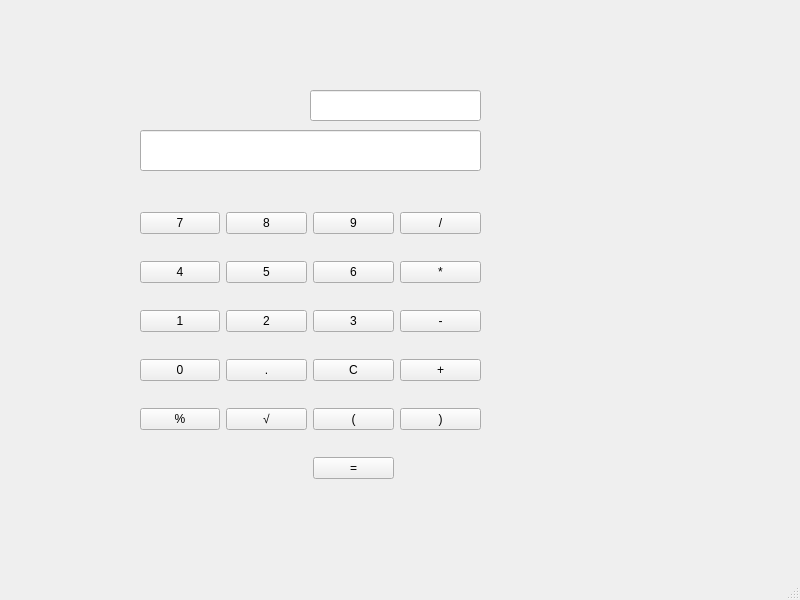
<?xml version="1.0" encoding="UTF-8"?>
<ui version="4.0">
 <class>MainWindow</class>
 <widget class="QMainWindow" name="MainWindow">
  <property name="geometry">
   <rect>
    <x>0</x>
    <y>0</y>
    <width>800</width>
    <height>600</height>
   </rect>
  </property>
  <property name="windowTitle">
   <string>MainWindow</string>
  </property>
  <widget class="QWidget" name="centralwidget">
   <widget class="QLineEdit" name="displayLineEdit">
    <property name="geometry">
     <rect>
      <x>140</x>
      <y>130</y>
      <width>341</width>
      <height>41</height>
     </rect>
    </property>
   </widget>
   <widget class="QLineEdit" name="historyLineEdit">
    <property name="geometry">
     <rect>
      <x>310</x>
      <y>90</y>
      <width>171</width>
      <height>31</height>
     </rect>
    </property>
   </widget>
   <widget class="QWidget" name="layoutWidget">
    <property name="geometry">
     <rect>
      <x>140</x>
      <y>191</y>
      <width>341</width>
      <height>311</height>
     </rect>
    </property>
    <layout class="QGridLayout" name="gridLayout">
     <item row="0" column="0">
      <widget class="QPushButton" name="pushButton_7">
       <property name="sizePolicy">
        <sizepolicy hsizetype="Maximum" vsizetype="Maximum">
         <horstretch>0</horstretch>
         <verstretch>0</verstretch>
        </sizepolicy>
       </property>
       <property name="text">
        <string>7</string>
       </property>
      </widget>
     </item>
     <item row="0" column="1">
      <widget class="QPushButton" name="pushButton_8">
       <property name="text">
        <string>8</string>
       </property>
      </widget>
     </item>
     <item row="0" column="2">
      <widget class="QPushButton" name="pushButton_9">
       <property name="text">
        <string>9</string>
       </property>
      </widget>
     </item>
     <item row="0" column="3">
      <widget class="QPushButton" name="pushButton_division">
       <property name="text">
        <string>/</string>
       </property>
      </widget>
     </item>
     <item row="1" column="0">
      <widget class="QPushButton" name="pushButton_4">
       <property name="text">
        <string>4</string>
       </property>
      </widget>
     </item>
     <item row="1" column="1">
      <widget class="QPushButton" name="pushButton_5">
       <property name="text">
        <string>5</string>
       </property>
      </widget>
     </item>
     <item row="1" column="2">
      <widget class="QPushButton" name="pushButton_6">
       <property name="text">
        <string>6</string>
       </property>
      </widget>
     </item>
     <item row="1" column="3">
      <widget class="QPushButton" name="pushButton_multiply">
       <property name="text">
        <string>*</string>
       </property>
      </widget>
     </item>
     <item row="2" column="0">
      <widget class="QPushButton" name="pushButton_1">
       <property name="text">
        <string>1</string>
       </property>
      </widget>
     </item>
     <item row="2" column="1">
      <widget class="QPushButton" name="pushButton_2">
       <property name="text">
        <string>2</string>
       </property>
      </widget>
     </item>
     <item row="2" column="2">
      <widget class="QPushButton" name="pushButton_3">
       <property name="text">
        <string>3</string>
       </property>
      </widget>
     </item>
     <item row="2" column="3">
      <widget class="QPushButton" name="pushButton_subtract">
       <property name="text">
        <string>-</string>
       </property>
      </widget>
     </item>
     <item row="3" column="0">
      <widget class="QPushButton" name="pushButton_0">
       <property name="text">
        <string>0</string>
       </property>
      </widget>
     </item>
     <item row="3" column="1">
      <widget class="QPushButton" name="pushButton_decimal">
       <property name="text">
        <string>.</string>
       </property>
      </widget>
     </item>
     <item row="3" column="2">
      <widget class="QPushButton" name="pushButton_clear">
       <property name="text">
        <string>C</string>
       </property>
      </widget>
     </item>
     <item row="3" column="3">
      <widget class="QPushButton" name="pushButton_addition">
       <property name="text">
        <string>+</string>
       </property>
      </widget>
     </item>
     <item row="4" column="0">
      <widget class="QPushButton" name="pushButton_percentage">
       <property name="text">
        <string>%</string>
       </property>
      </widget>
     </item>
     <item row="4" column="1">
      <widget class="QPushButton" name="pushButton_squareroot">
       <property name="text">
        <string>√</string>
       </property>
      </widget>
     </item>
     <item row="4" column="2">
      <widget class="QPushButton" name="pushButton_open_bracket">
       <property name="text">
        <string>(</string>
       </property>
      </widget>
     </item>
     <item row="4" column="3">
      <widget class="QPushButton" name="pushButton_closed_bracket">
       <property name="text">
        <string>)</string>
       </property>
      </widget>
     </item>
     <item row="5" column="2">
      <widget class="QPushButton" name="pushButton_equals">
       <property name="text">
        <string>=</string>
       </property>
      </widget>
     </item>
    </layout>
   </widget>
  </widget>
  <widget class="QMenuBar" name="menubar">
   <property name="geometry">
    <rect>
     <x>0</x>
     <y>0</y>
     <width>800</width>
     <height>21</height>
    </rect>
   </property>
  </widget>
  <widget class="QStatusBar" name="statusbar"/>
 </widget>
 <resources/>
 <connections/>
</ui>
